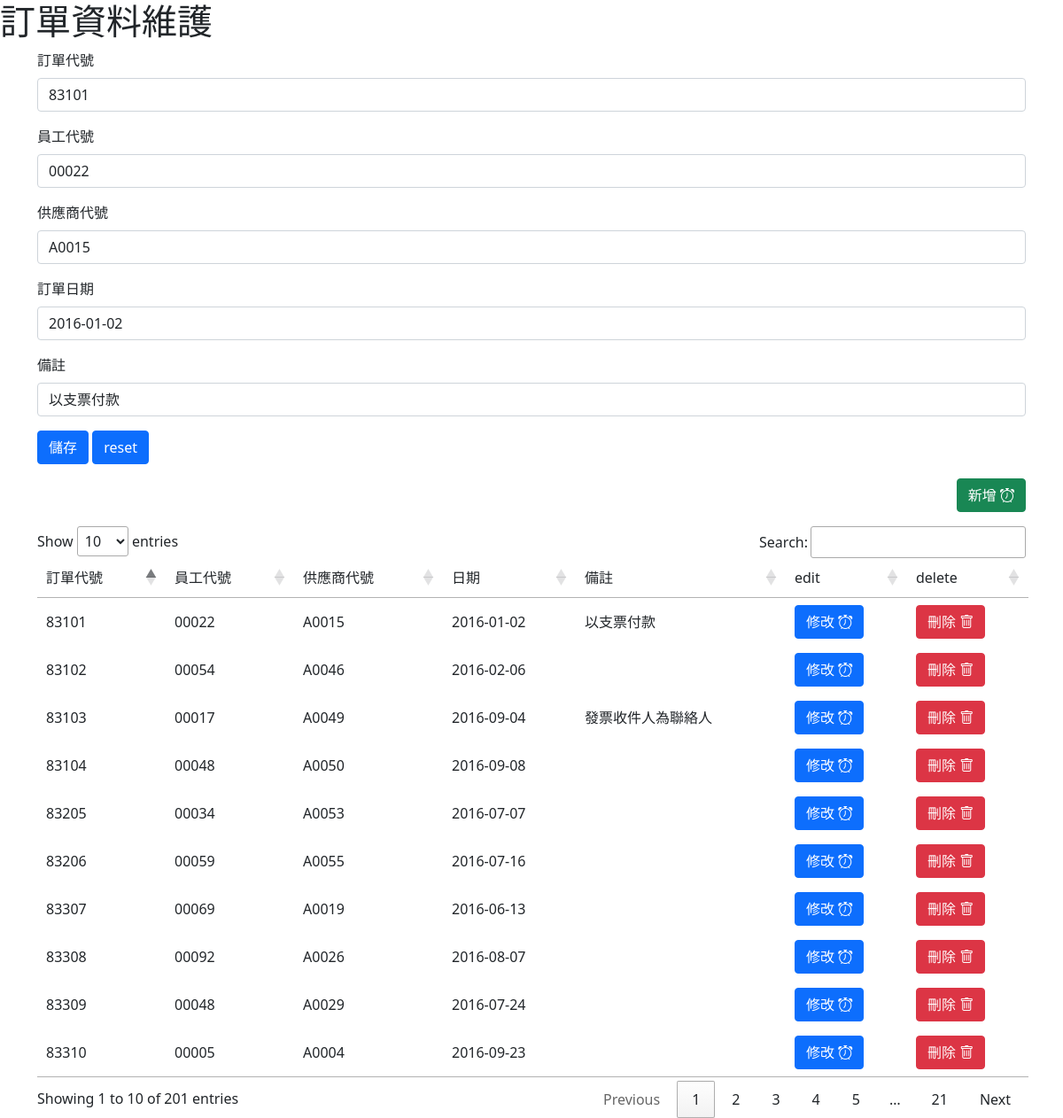
Page /salesorder.php?op=1&orderid=83101 on the committed database.
### tables this page shows
CREATE TABLE `salesorder` (
  `seq` int(11) NOT NULL COMMENT '序號',
  `OrderId` varchar(8) NOT NULL COMMENT '訂單編號',
  `EmpId` varchar(8) NOT NULL COMMENT '員工代號',
  `CustId` varchar(8) NOT NULL COMMENT '客戶代號',
  `OrderDate` date NOT NULL COMMENT '訂單日期',
  `Descript` varchar(100) NOT NULL COMMENT '備註'
);

### salesorder.php (the view, shortened to what this page needs)
<!doctype html>
<html lang="en">
  <head>
    <link href="https://cdn.jsdelivr.net/npm/bootstrap@5.1.3/dist/css/bootstrap.min.css" rel="stylesheet">
    <link href="https://cdn.datatables.net/1.10.16/css/jquery.dataTables.min.css" rel="stylesheet" />
    <link rel="stylesheet" href="https://cdn.jsdelivr.net/npm/bootstrap-icons@1.7.0/font/bootstrap-icons.css">
  </head>
  <body>
    <h1>訂單資料維護</h1>
    <div class="container">
  <?php
  function display_form($op,$orderid)
  {
      if ($op==3)
      {
        $orderid="";
        $empid="";
        $custid="";
        $orderdate="";
        $descript="";
        $op=4;
      }
      else
      {
              include("connectdb.php");
              $sql = "SELECT orderid,empid,custid,orderdate,descript FROM salesorder where orderid='$orderid'";
              $result =$connect->query($sql);
              if ($row = $result->fetch_assoc()) {
                  $orderid=$row['orderid'];
                  $empid=$row['empid'];
                  $custid=$row['custid'];
                  $orderdate=$row['orderdate'];
                  $descript=$row['descript'];
              }
                $op=2;
      }
      echo "<form action=salesorder.php method=post>";
      echo "<input type=hidden name=op value=$op>";
      echo "<div class='mb-3'>
              <label for='exampleFormControlInput1' class='form-label'>訂單代號</label>
              <input type='text' class='form-control' name=orderid id='orderid' placeholder='請輸入訂單代號' value=$orderid>
            </div>
            <div class='mb-3'>
              <label for='exampleFormControlInput1' class='form-label'>員工代號</label>
              <input type='text' class='form-control' name=empid id='empid' placeholder='請輸入員工代號' value=$empid>
            </div>
            <div class='mb-3'>
              <label for='exampleFormControlInput1' class='form-label'>供應商代號</label>
              <input type='text' class='form-control' name=custid id='custid' placeholder='請輸入供應商代號' value=$custid>
            </div>
            <div class='mb-3'>
              <label for='exampleFormControlInput1' class='form-label'>訂單日期</label>
              <input type='text' class='form-control' name=orderdate id='orderdate' placeholder='請輸入訂單日期' value=$orderdate>
            </div>
            <div class='mb-3'>
              <label for='exampleFormControlInput1' class='form-label'>備註</label>
              <input type='text' class='form-control' name=descript id='descript' placeholder='請輸入備註' value=$descript>
            </div>";
      echo " <div class='col-auto'>
              <button type='submit' class='btn btn-primary mb-3'>儲存</button>
              <button type='reset' class='btn btn-primary mb-3'>reset</button>
            </div>";
      echo "</form>";
  }
    if(isset($_REQUEST['op']))
    {
      $op=$_REQUEST['op'];
      switch ($op)
      {
        case 1:
              $orderid=$_REQUEST['orderid'];
               display_form($op,$orderid);
              break;
      }
    }
  ?>
    <p align=right>
    <a href=salesorder.php?op=3><button type='button' class='btn btn-success'>新增 <i class='bi bi-alarm'></i></button></a>  </p>
    <table class="example">
  	<thead>
  		<tr>
  			<td> 訂單代號</td>
             <td>員工代號</td>
             <td>供應商代號</td>
             <td>日期</td>
             <td>備註</td>
             <td> edit</td>
             <td> delete</td>
  		</tr>
  	</thead>
  	<tbody>
    <?php
    include("connectdb.php");
    $sql = "SELECT orderid,empid,custid,orderdate,descript FROM salesorder";
    $result =$connect->query($sql);
    while ($row = $result->fetch_assoc()) {
        $orderid=$row['orderid'];
                  $empid=$row['empid'];
                  $custid=$row['custid'];
                  $orderdate=$row['orderdate'];
                  $descript=$row['descript'];
        echo "<tr><TD>$orderid<td> $empid<TD>$custid<TD>$orderdate<TD>$descript";
        echo "<TD><a href=salesorder.php?op=1&orderid=$orderid><button type='button' class='btn btn-primary'>修改 <i class='bi bi-alarm'></i></button></a>";
        echo "<TD><a href=\"javascript:if(confirm('確實要刪除[$orderid]嗎?'))location='salesorder.php?orderid=$orderid&op=5'\"><button type='button' class='btn btn-danger'>刪除 <i class='bi bi-trash'></i></button>";
    }
    ?>
</tbody>
  </table>
  </div>
  </body>
</html>

### rows in the picture
salesorder: orderid "83101", empid "00022", custid "A0015", orderdate "2016-01-02", descript "以支票付款", OrderId "83101", EmpId "00022", CustId "A0015", OrderDate "2016-01-02", Descript "以支票付款"
salesorder: OrderId "83102", EmpId "00054", CustId "A0046", OrderDate "2016-02-06"
salesorder: OrderId "83103", EmpId "00017", CustId "A0049", OrderDate "2016-09-04", Descript "發票收件人為聯絡人"
salesorder: OrderId "83104", EmpId "00048", CustId "A0050", OrderDate "2016-09-08"
salesorder: OrderId "83205", EmpId "00034", CustId "A0053", OrderDate "2016-07-07"
salesorder: OrderId "83206", EmpId "00059", CustId "A0055", OrderDate "2016-07-16"
salesorder: OrderId "83307", EmpId "00069", CustId "A0019", OrderDate "2016-06-13"
salesorder: OrderId "83308", EmpId "00092", CustId "A0026", OrderDate "2016-08-07"
salesorder: OrderId "83309", EmpId "00048", CustId "A0029", OrderDate "2016-07-24"
salesorder: OrderId "83310", EmpId "00005", CustId "A0004", OrderDate "2016-09-23"
